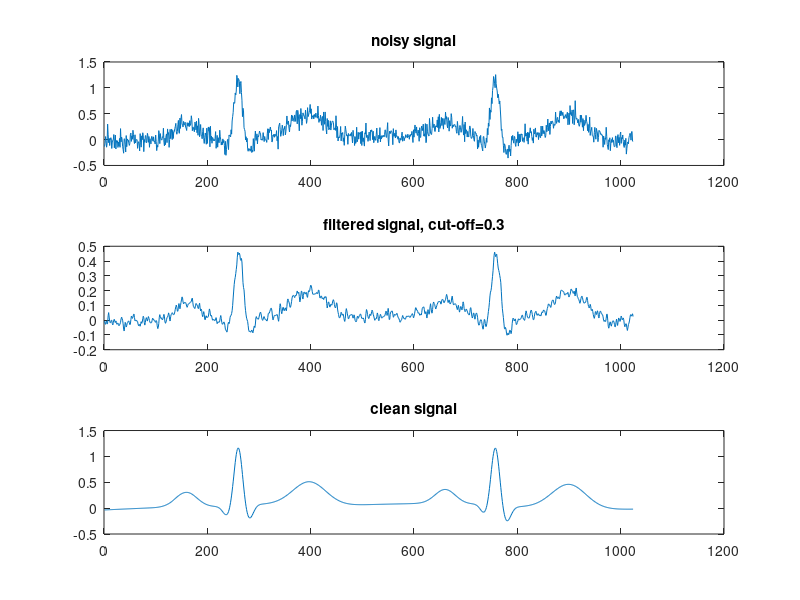
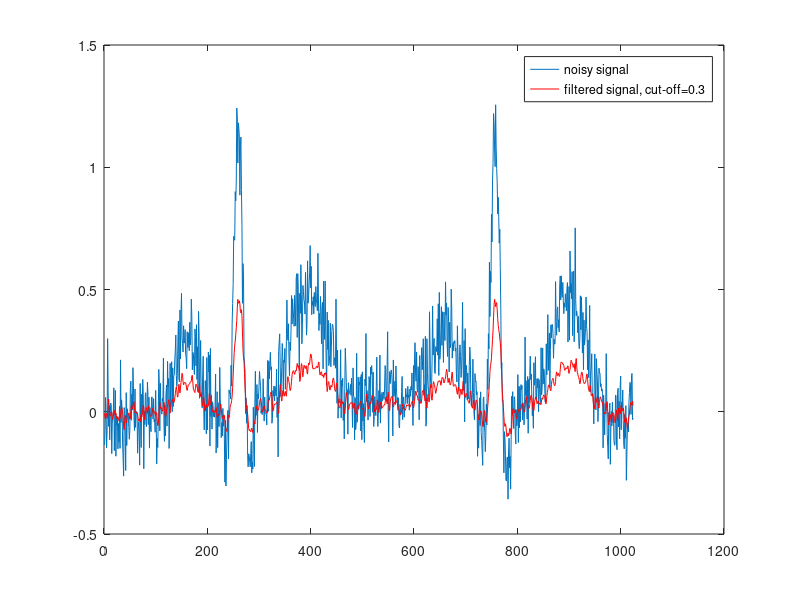
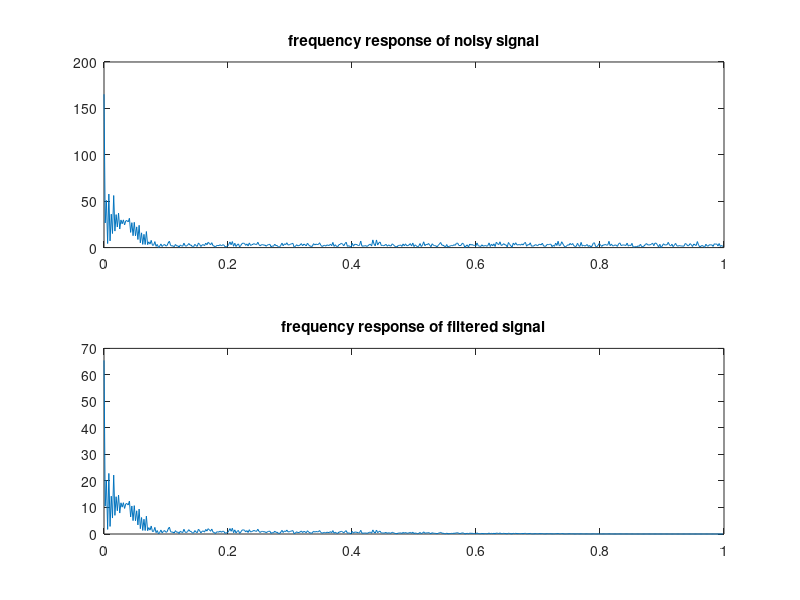
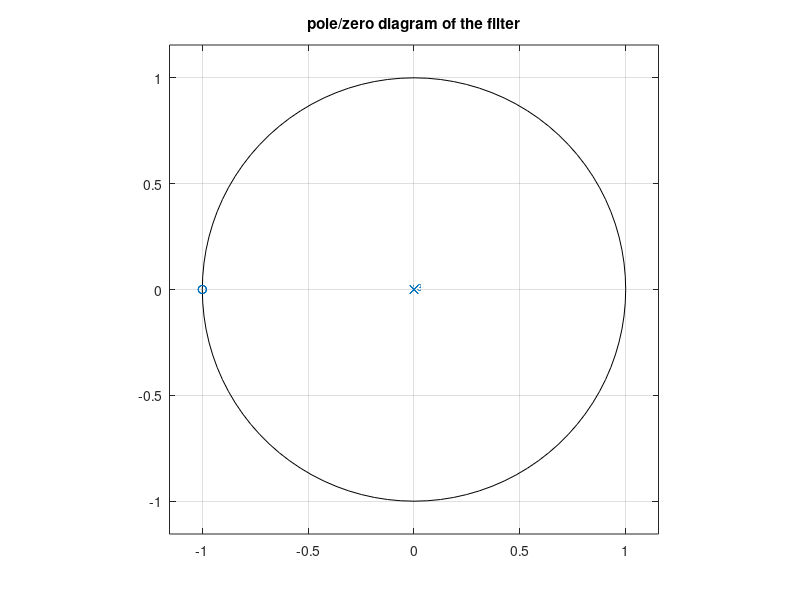

MATLAB code to generate these figures, in order:
clear;
close all;

load('ecg.txt');
cs=ecg;
load('ecg_noisy.txt');
ns=ecg_noisy;

order=3;
w0=0.3;

h=butter(order,w0);
y=filter(h,1,ns);

subplot(3,1,1)
plot(ns);title('noisy signal');
subplot(3,1,2)
plot(y);title(['filtered signal, cut-off=',num2str(w0)]);
subplot(3,1,3)
plot(cs);title('clean signal');

figure;
plot(ns);
hold on
plot(y,'r');
hold off
legend('noisy signal',['filtered signal, cut-off=',num2str(w0)]);

figure;
subplot(2,1,1)
[H,w]=freqz(ns);
plot(w/pi,abs(H));title('frequency response of noisy signal');
subplot(2,1,2)
[H,w]=freqz(y);
plot(w/pi,abs(H));title('frequency response of filtered signal');

figure;
zplane(h);title('pole/zero diagram of the filter')